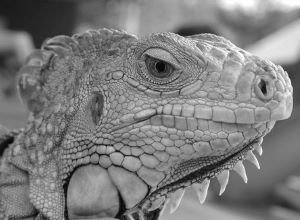
%> input picture crk.jpg, 300 x 220 px
$ octave ILPF.m   (GNU Octave 9; MATLAB toolbox functions it lacks are replaced by stand-ins)
%> lines starting %> are read from the running program, lines starting %| are printed output that depends on the picture
clear all;
close all;
clc;

img = imread('crk.jpg');
%> img is the input picture: size 220x300x3 uint8; min 1, max 255, mean 125.2
figure(1);imshow(img);title('Original Image:');

img = rgb2gray(img);
%> img: size 220x300 uint8

F = fft2(img);

fc = fftshift(F);

S = log(1+abs(fc));
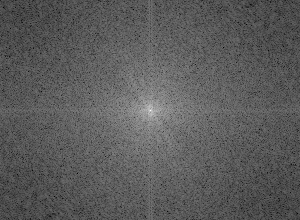
%> S: size 220x300 double; min 3.21, max 15.93, mean 7.78; drawn with min black and max white
figure(2);imshow(S,[]);title('After Fourier and Log Transformation:');

D0=50;
M = size(img, 1);
%> M = 220
N = size(img, 2);
%> N = 300
u=0:(M-1);
%> u = 220 values from 0 to 219
v=0:(N-1);
%> v = 300 values from 0 to 299
x=find(u>M/2);
%> x = 109 values from 112 to 220
u(x)=u(x)-M;
y=find(v>N/2);
%> y = 149 values from 152 to 300
v(y)=v(y)-N;
[V,U]=meshgrid(v,u);
D=sqrt(U.^2+V.^2);
H=double(D<=D0);
G = F.*H;
g = ifftshift(G);
f = ifft2(g);
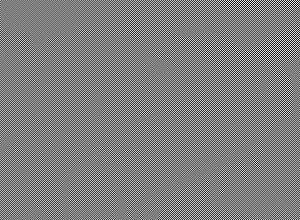
%> f: size 220x300 double; min -282.7, max 285.2, mean 0; drawn with min black and max white
figure(3);imshow(f,[]),title('Result of low pass filtering:');

$ run again, with rose.jpg copied over crk.jpg
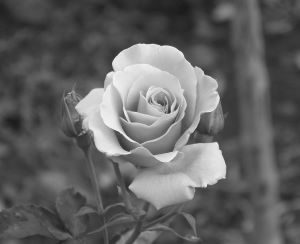
%> input picture rose.jpg, 300 x 244 px
%> img is the input picture: size 244x300x3 uint8; min 26, max 253, mean 98.2
%> img: size 244x300 uint8
%> `S = log(1+abs(fc));`:
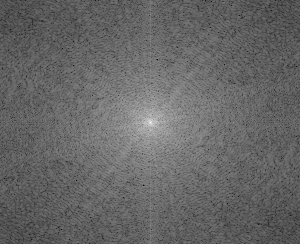
%> S: size 244x300 double; min 1.16, max 15.79, mean 7.06; drawn with min black and max white
%> `f = ifft2(g);`:
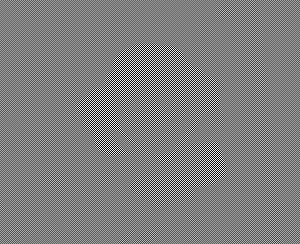
%> f: size 244x300 double; min -250.4, max 250, mean 0; drawn with min black and max white

$ run again, with rose1.jpg copied over crk.jpg
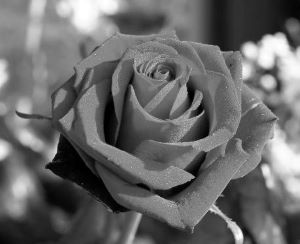
%> input picture rose1.jpg, 300 x 244 px
%> img is the input picture: size 244x300x3 uint8; min 0, max 255, mean 104.6
%> img: size 244x300 uint8
%> `S = log(1+abs(fc));`:
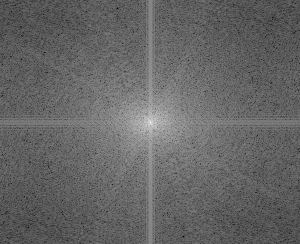
%> S: size 244x300 double; min 1.48, max 15.85, mean 7.22; drawn with min black and max white
%> `f = ifft2(g);`:
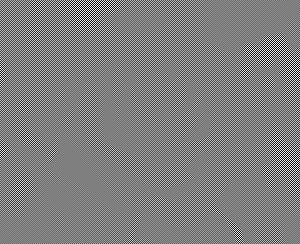
%> f: size 244x300 double; min -274.6, max 275.3, mean 0; drawn with min black and max white

$ run again, with dog.png saved as crk.jpg
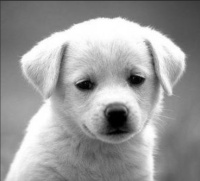
%> input picture dog.png, 200 x 181 px
%> img is the input picture: size 181x200x3 uint8; min 0, max 255, mean 155.7
%> img: size 181x200 uint8
%> `S = log(1+abs(fc));`:
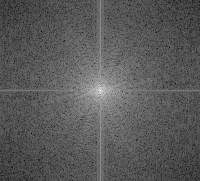
%> S: size 181x200 double; min 1.53, max 15.54, mean 6.48; drawn with min black and max white
%> `imshow(f,[])`:
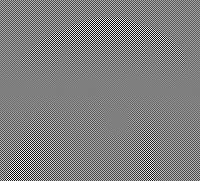
%> displayed picture: size 181x200, on the screen's scale of 0 to 255; min 0, max 255, mean 126.8
